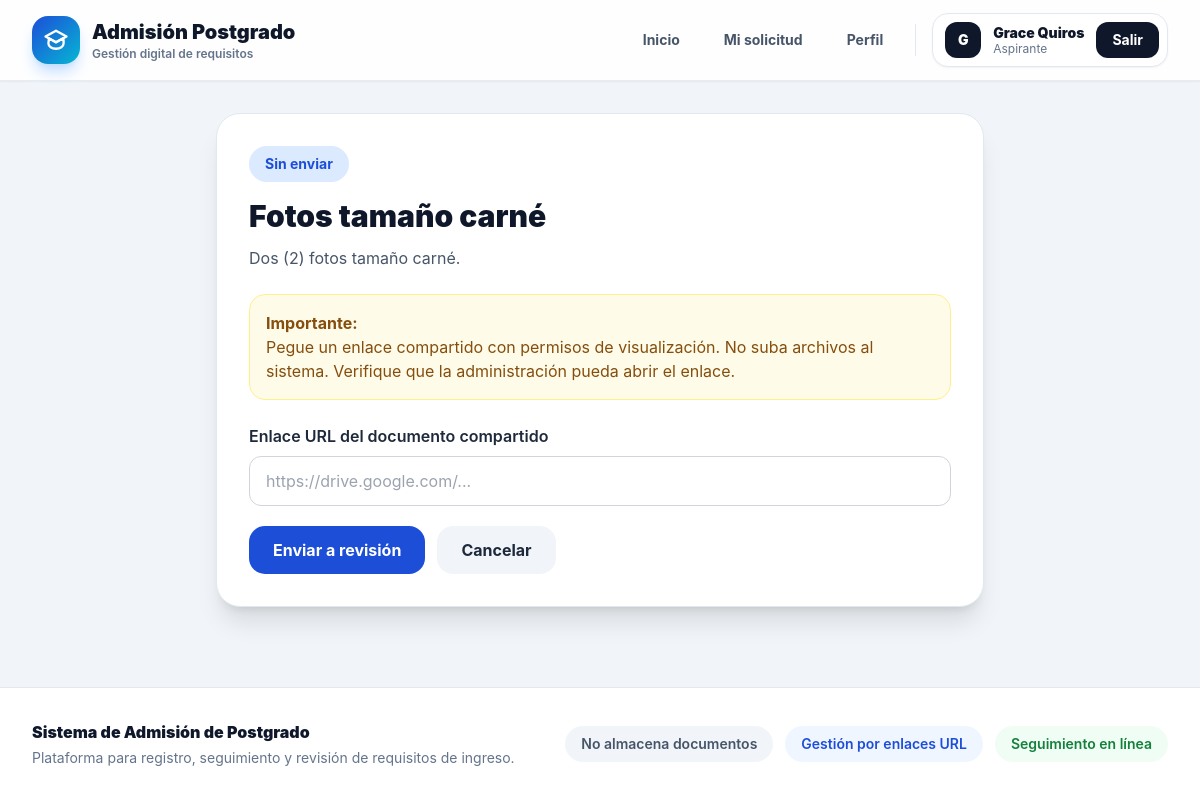
The page /estudiante/entrega/3/ (signed in) on the database its author committed.
### admisiones/models.py (models this page shows, shortened)
class StudentDocumentSubmission(models.Model):
    SIN_ENVIAR = 'SIN_ENVIAR'
    EN_REVISION = 'EN_REVISION'
    EN_PROCESO = 'EN_PROCESO'
    SUBSANAR = 'SUBSANAR'
    APROBADO = 'APROBADO'
    RECHAZADO = 'RECHAZADO'
    STATUS_CHOICES = [
        (SIN_ENVIAR, 'Sin enviar'),
        (EN_REVISION, 'En revisión'),
        (EN_PROCESO, 'En proceso'),
        (SUBSANAR, 'Subsanar'),
        (APROBADO, 'Aprobado'),
        (RECHAZADO, 'Rechazado'),
    ]
    profile = models.ForeignKey(
        StudentProfile,
        on_delete=models.CASCADE,
        related_name='documentos'
    )
    requirement = models.ForeignKey(
        Requirement,
        on_delete=models.CASCADE,
        related_name='entregas'
    )
    enlace_url = models.URLField(
        max_length=1000,
        blank=True,
        help_text='Enlace compartido del documento. Ejemplo: Google Drive, OneDrive, Dropbox.'
    )
    estado = models.CharField(
        max_length=20,
        choices=STATUS_CHOICES,
        default=SIN_ENVIAR
    )
    observacion_admin = models.TextField(blank=True)
    revisado_por = models.ForeignKey(
        settings.AUTH_USER_MODEL,
        on_delete=models.SET_NULL,
        null=True,
        blank=True,
        related_name='documentos_revisados'
    )
    enviado_en = models.DateTimeField(null=True, blank=True)
    actualizado_en = models.DateTimeField(auto_now=True)
    class Meta:
        unique_together = ('profile', 'requirement')
        ordering = ['requirement__orden']

class Requirement(models.Model):
    TODOS = 'TODOS'
    SOLO_INDICE_EQUIVALENTE = 'INDICE_EQUIVALENTE'
    APPLIES_TO_CHOICES = [
        (TODOS, 'Todos los aspirantes'),
        (SOLO_INDICE_EQUIVALENTE, 'Solo si requiere índice académico equivalente'),
    ]
    codigo = models.SlugField(unique=True)
    titulo = models.CharField(max_length=200)
    descripcion = models.TextField()
    aplica_a = models.CharField(
        max_length=30,
        choices=APPLIES_TO_CHOICES,
        default=TODOS
    )
    obligatorio = models.BooleanField(default=True)
    orden = models.PositiveIntegerField(default=1)
    activo = models.BooleanField(default=True)
    class Meta:
        ordering = ['orden', 'titulo']

### admisiones/views.py (the view)
# urls.py: path('estudiante/entrega/<int:entrega_id>/', views.subir_enlace, name='subir_enlace'),
@login_required
def subir_enlace(request, entrega_id):
    if request.user.is_staff:
        return redirect('admisiones:panel_admin')
    profile = obtener_perfil_estudiante(request.user)
    entrega = get_object_or_404(
        StudentDocumentSubmission,
        id=entrega_id,
        profile=profile
    )
    if request.method == 'POST':
        form = StudentDocumentSubmissionForm(request.POST, instance=entrega)
        if form.is_valid():
            entrega = form.save(commit=False)
            entrega.estado = StudentDocumentSubmission.EN_REVISION
            entrega.enviado_en = timezone.now()
            entrega.revisado_por = None
            entrega.save()
            messages.success(
                request,
                'Enlace enviado correctamente. El documento queda en revisión.'
            )
            return redirect('admisiones:estudiante_dashboard')
    else:
        form = StudentDocumentSubmissionForm(instance=entrega)
    return render(request, 'admisiones/subir_enlace.html', {
        'form': form,
        'entrega': entrega,
    })

### admisiones/forms.py
class StudentDocumentSubmissionForm(forms.ModelForm):
    class Meta:
        model = StudentDocumentSubmission
        fields = ['enlace_url']
        labels = {
            'enlace_url': 'Enlace URL del documento compartido'
        }
        widgets = {
            'enlace_url': forms.URLInput(attrs={
                'class': INPUT_CLASS,
                'placeholder': 'https://drive.google.com/...',
            })
        }

### admisiones/views.py (called while the page is built)
def obtener_perfil_estudiante(user):
    profile, _ = StudentProfile.objects.get_or_create(user=user)
    return profile

### templates/admisiones/subir_enlace.html (shortened to what this page needs)
{% extends 'base.html' %}
{% block content %}
<div class="max-w-3xl mx-auto bg-white rounded-3xl shadow-xl border border-slate-200 p-8">
    <span class="inline-flex px-4 py-2 rounded-full bg-blue-100 text-blue-700 text-sm font-bold">
        {{ entrega.get_estado_display }}
    </span>
    <h1 class="text-3xl font-black text-slate-900 mt-4">
        {{ entrega.requirement.titulo }}
    </h1>
    <p class="text-slate-600 mt-3">
        {{ entrega.requirement.descripcion }}
    </p>
    <div class="mt-6 bg-yellow-50 border border-yellow-200 text-yellow-800 rounded-2xl p-4">
        <p class="font-bold">Importante:</p>
        <p>
            Pegue un enlace compartido con permisos de visualización. No suba archivos al sistema.
            Verifique que la administración pueda abrir el enlace.
        </p>
    </div>
    <form method="post" class="mt-6 space-y-5">
        {% for field in form %}
            <div>
                <label class="block font-semibold mb-2">{{ field.label }}</label>
                {{ field }}
            </div>
        {% endfor %}
        <div class="flex gap-3">
            <button class="bg-blue-700 text-white px-6 py-3 rounded-2xl font-bold hover:bg-blue-800">
                Enviar a revisión
            </button>
            <a href="{% url 'admisiones:estudiante_dashboard' %}" class="bg-slate-100 text-slate-800 px-6 py-3 rounded-2xl font-bold hover:bg-slate-200">
                Cancelar
            </a>
        </div>
    </form>
</div>
{% endblock %}

### templates/base.html (shortened to what this page needs)
{% load static %}
<!DOCTYPE html>
<html lang="es" class="scroll-smooth">
<head>
    <script src="https://cdn.tailwindcss.com"></script>
</head>
<body class="min-h-screen bg-slate-100 text-slate-800 antialiased">
    <div class="min-h-screen flex flex-col">
        <header class="sticky top-0 z-50 glass-navbar border-b border-slate-200/80 shadow-sm">
            <nav class="max-w-7xl mx-auto px-4 sm:px-6 lg:px-8">
                <div class="h-20 flex items-center justify-between">
                    <a href="{% url 'admisiones:home' %}" class="flex items-center gap-3 group">
                        <div class="w-12 h-12 rounded-2xl bg-gradient-to-br from-blue-700 to-cyan-500 flex items-center justify-center text-white shadow-lg shadow-blue-200 group-hover:scale-105 transition-transform">
                        </div>
                        <div>
                            <p class="text-lg sm:text-xl font-black text-slate-900 leading-tight">
                                Admisión Postgrado
                            </p>
                            <p class="hidden sm:block text-xs font-semibold text-slate-500">
                                Gestión digital de requisitos
                            </p>
                        </div>
                    </a>
                    <div class="hidden md:flex items-center gap-3">
                        <a href="{% url 'admisiones:home' %}"
                           class="px-4 py-2 rounded-xl text-sm font-bold text-slate-600 hover:text-blue-700 hover:bg-blue-50 transition">
                            Inicio
                        </a>
                        {% if user.is_authenticated %}
                            {% if user.is_staff %}
                                <a href="{% url 'admisiones:panel_admin' %}"
                                   class="px-4 py-2 rounded-xl text-sm font-bold text-slate-600 hover:text-blue-700 hover:bg-blue-50 transition">
                                    Panel administrativo
                                </a>
                            {% else %}
                                <a href="{% url 'admisiones:estudiante_dashboard' %}"
                                   class="px-4 py-2 rounded-xl text-sm font-bold text-slate-600 hover:text-blue-700 hover:bg-blue-50 transition">
                                    Mi solicitud
                                </a>
                                <a href="{% url 'admisiones:estudiante_perfil' %}"
                                   class="px-4 py-2 rounded-xl text-sm font-bold text-slate-600 hover:text-blue-700 hover:bg-blue-50 transition">
                                    Perfil
                                </a>
                            {% endif %}
                            <div class="flex items-center gap-3 bg-white border border-slate-200 rounded-2xl pl-3 pr-2 py-2 shadow-sm">
                                <div class="w-9 h-9 rounded-xl bg-slate-900 text-white flex items-center justify-center font-black text-sm">
                                    {{ user.first_name|default:user.username|slice:":1"|upper }}
                                </div>
                                <div class="hidden lg:block">
                                    <p class="text-sm font-black text-slate-900 leading-tight">
                                        {{ user.get_full_name|default:user.username }}
                                    </p>
                                    <p class="text-xs text-slate-500 leading-tight">
                                        {% if user.is_staff %}
                                            Administrador
                                        {% else %}
                                            Aspirante
                                        {% endif %}
                                    </p>
                                </div>
                                <form action="{% url 'logout' %}" method="post">
                                    <button
                                        type="submit"
                                        class="px-4 py-2 rounded-xl bg-slate-900 text-white text-sm font-bold hover:bg-slate-700 transition"
                                    >
                                        Salir
                                    </button>
                                </form>
                            </div>
                        {% endif %}
                    </div>
                </div>
            </nav>
        </header>
        <main class="flex-1">
            <div class="max-w-7xl mx-auto px-4 sm:px-6 lg:px-8 py-8">
                <div class="fade-in">
                    {% block content %}{% endblock %}
                </div>
            </div>
        </main>
        <footer class="border-t border-slate-200 bg-white">
            <div class="max-w-7xl mx-auto px-4 sm:px-6 lg:px-8 py-8">
                <div class="flex flex-col md:flex-row md:items-center md:justify-between gap-5">
                    <div>
                        <p class="font-black text-slate-900">
                            Sistema de Admisión de Postgrado
                        </p>
                        <p class="text-sm text-slate-500 mt-1">
                            Plataforma para registro, seguimiento y revisión de requisitos de ingreso.
                        </p>
                    </div>
                    <div class="flex flex-wrap gap-3 text-sm">
                        <span class="px-4 py-2 rounded-full bg-slate-100 text-slate-600 font-semibold">
                            No almacena documentos
                        </span>
                        <span class="px-4 py-2 rounded-full bg-blue-50 text-blue-700 font-semibold">
                            Gestión por enlaces URL
                        </span>
                        <span class="px-4 py-2 rounded-full bg-green-50 text-green-700 font-semibold">
                            Seguimiento en línea
                        </span>
                    </div>
                </div>
            </div>
        </footer>
    </div>
</body>
</html>

### templates/base.html (style rules this page uses)
body { font-family: Inter, ui-sans-serif, system-ui, -apple-system, BlinkMacSystemFont, "Segoe UI", sans-serif; }
.glass-navbar { background: rgba(255, 255, 255, 0.88); backdrop-filter: blur(18px); }
.fade-in { animation: fadeIn 0.35s ease-in-out; }

### rows shown on the page
StudentDocumentSubmission: estado "Sin enviar", requirement.titulo "Fotos tamaño carné", requirement.descripcion "Dos (2) fotos tamaño carné."

### other values the page prints
{{ user.first_name|default:user.username|slice:":1"|upper }} "G"
{{ user.get_full_name|default:user.username }} "Grace Quiros"
{{ field.label }} "Enlace URL del documento compartido"
